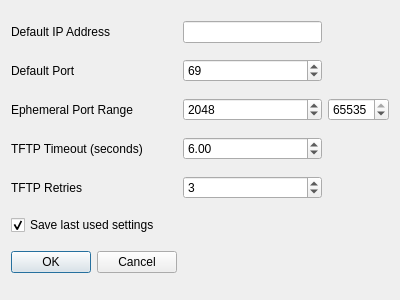
<?xml version="1.0" encoding="UTF-8"?>
<ui version="4.0">
 <class>SettingsDialog</class>
 <widget class="QDialog" name="SettingsDialog">
  <property name="windowModality">
   <enum>Qt::NonModal</enum>
  </property>
  <property name="geometry">
   <rect>
    <x>0</x>
    <y>0</y>
    <width>400</width>
    <height>300</height>
   </rect>
  </property>
  <property name="windowTitle">
   <string>TFTP Server Settings</string>
  </property>
  <property name="modal">
   <bool>true</bool>
  </property>
  <layout class="QGridLayout" name="gridLayout">
   <item row="5" column="0">
    <widget class="QLabel" name="label_4">
     <property name="text">
      <string>TFTP Timeout (seconds)</string>
     </property>
    </widget>
   </item>
   <item row="2" column="1">
    <widget class="QLineEdit" name="ipAddress"/>
   </item>
   <item row="2" column="0">
    <widget class="QLabel" name="label">
     <property name="text">
      <string>Default IP Address</string>
     </property>
    </widget>
   </item>
   <item row="10" column="0">
    <widget class="QDialogButtonBox" name="buttonBox">
     <property name="orientation">
      <enum>Qt::Horizontal</enum>
     </property>
     <property name="standardButtons">
      <set>QDialogButtonBox::Cancel|QDialogButtonBox::Ok</set>
     </property>
    </widget>
   </item>
   <item row="3" column="0">
    <widget class="QLabel" name="label_2">
     <property name="text">
      <string>Default Port</string>
     </property>
    </widget>
   </item>
   <item row="3" column="1">
    <widget class="QSpinBox" name="portNum">
     <property name="maximum">
      <number>65535</number>
     </property>
     <property name="value">
      <number>69</number>
     </property>
    </widget>
   </item>
   <item row="4" column="1">
    <widget class="QSpinBox" name="fromPort">
     <property name="maximum">
      <number>65535</number>
     </property>
     <property name="value">
      <number>2048</number>
     </property>
    </widget>
   </item>
   <item row="4" column="0">
    <widget class="QLabel" name="label_3">
     <property name="text">
      <string>Ephemeral Port Range</string>
     </property>
    </widget>
   </item>
   <item row="4" column="2">
    <widget class="QSpinBox" name="toPort">
     <property name="maximum">
      <number>65535</number>
     </property>
     <property name="value">
      <number>65535</number>
     </property>
    </widget>
   </item>
   <item row="5" column="1">
    <widget class="QDoubleSpinBox" name="timeout">
     <property name="singleStep">
      <double>0.100000000000000</double>
     </property>
     <property name="value">
      <double>6.000000000000000</double>
     </property>
    </widget>
   </item>
   <item row="6" column="0">
    <widget class="QLabel" name="label_5">
     <property name="text">
      <string>TFTP Retries</string>
     </property>
    </widget>
   </item>
   <item row="6" column="1">
    <widget class="QSpinBox" name="retries">
     <property name="maximum">
      <number>99</number>
     </property>
     <property name="value">
      <number>3</number>
     </property>
    </widget>
   </item>
   <item row="7" column="0">
    <widget class="QCheckBox" name="saveLastUsed">
     <property name="text">
      <string>Save last used settings</string>
     </property>
     <property name="checked">
      <bool>true</bool>
     </property>
    </widget>
   </item>
  </layout>
 </widget>
 <resources/>
 <connections>
  <connection>
   <sender>buttonBox</sender>
   <signal>accepted()</signal>
   <receiver>SettingsDialog</receiver>
   <slot>accept()</slot>
   <hints>
    <hint type="sourcelabel">
     <x>248</x>
     <y>254</y>
    </hint>
    <hint type="destinationlabel">
     <x>157</x>
     <y>274</y>
    </hint>
   </hints>
  </connection>
  <connection>
   <sender>buttonBox</sender>
   <signal>rejected()</signal>
   <receiver>SettingsDialog</receiver>
   <slot>reject()</slot>
   <hints>
    <hint type="sourcelabel">
     <x>316</x>
     <y>260</y>
    </hint>
    <hint type="destinationlabel">
     <x>286</x>
     <y>274</y>
    </hint>
   </hints>
  </connection>
 </connections>
</ui>
